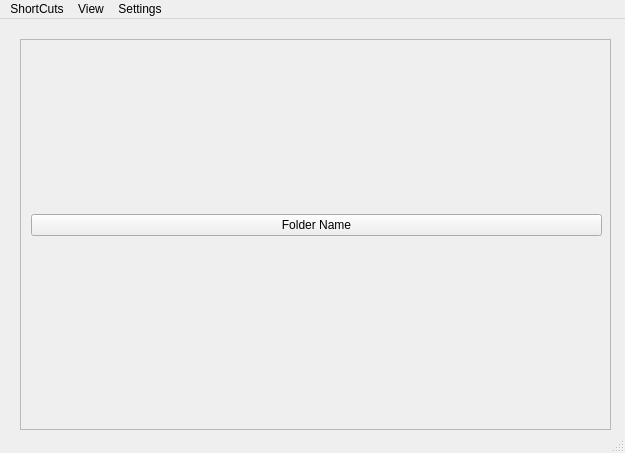
<?xml version="1.0" encoding="UTF-8"?>
<ui version="4.0">
 <class>MainWindow</class>
 <widget class="QMainWindow" name="MainWindow">
  <property name="geometry">
   <rect>
    <x>0</x>
    <y>0</y>
    <width>625</width>
    <height>453</height>
   </rect>
  </property>
  <property name="windowTitle">
   <string>Shortcut-Box</string>
  </property>
  <widget class="QWidget" name="centralwidget">
   <widget class="QScrollArea" name="scrollArea">
    <property name="geometry">
     <rect>
      <x>20</x>
      <y>20</y>
      <width>591</width>
      <height>391</height>
     </rect>
    </property>
    <property name="widgetResizable">
     <bool>true</bool>
    </property>
    <widget class="QWidget" name="scrollAreaWidgetContents">
     <property name="geometry">
      <rect>
       <x>0</x>
       <y>0</y>
       <width>589</width>
       <height>389</height>
      </rect>
     </property>
     <widget class="QWidget" name="gridLayoutWidget">
      <property name="geometry">
       <rect>
        <x>10</x>
        <y>0</y>
        <width>571</width>
        <height>371</height>
       </rect>
      </property>
      <layout class="QGridLayout" name="gridLayout">
       <item row="0" column="0">
        <widget class="QPushButton" name="folderBtn1">
         <property name="cursor">
          <cursorShape>PointingHandCursor</cursorShape>
         </property>
         <property name="acceptDrops">
          <bool>false</bool>
         </property>
         <property name="toolTip">
          <string extracomment="this is added Folder">this is added Folder</string>
         </property>
         <property name="whatsThis">
          <string>&lt;html&gt;&lt;head/&gt;&lt;body&gt;&lt;p&gt;Open Folder E:/tutorials&lt;/p&gt;&lt;/body&gt;&lt;/html&gt;</string>
         </property>
         <property name="text">
          <string>Folder Name</string>
         </property>
         <property name="checkable">
          <bool>false</bool>
         </property>
         <property name="autoRepeat">
          <bool>false</bool>
         </property>
         <property name="autoDefault">
          <bool>false</bool>
         </property>
        </widget>
       </item>
      </layout>
     </widget>
    </widget>
   </widget>
  </widget>
  <widget class="QStatusBar" name="statusbar"/>
  <widget class="QMenuBar" name="menubar">
   <property name="geometry">
    <rect>
     <x>0</x>
     <y>0</y>
     <width>625</width>
     <height>23</height>
    </rect>
   </property>
   <widget class="QMenu" name="menuShortCuts">
    <property name="title">
     <string>ShortCuts</string>
    </property>
    <addaction name="actionAdd_Shortcut_Folder"/>
    <addaction name="action_Shortcut_Application"/>
    <addaction name="action_Shortcut_WebLink"/>
    <addaction name="action_Shortcut_SSO_WebLink"/>
   </widget>
   <widget class="QMenu" name="menuSettings">
    <property name="title">
     <string>Settings</string>
    </property>
    <addaction name="actionReload"/>
    <addaction name="actionSave_Settings"/>
    <addaction name="actionSave_Credentials"/>
    <addaction name="actionShortCuts"/>
   </widget>
   <widget class="QMenu" name="menuView">
    <property name="title">
     <string>View</string>
    </property>
    <addaction name="actionQuick_Folders"/>
    <addaction name="actionQuick_Links"/>
    <addaction name="actionQuick_Applications"/>
   </widget>
   <addaction name="menuShortCuts"/>
   <addaction name="menuView"/>
   <addaction name="menuSettings"/>
  </widget>
  <action name="actionAdd_Shortcut_Folder">
   <property name="text">
    <string>+ Shortcut Folder</string>
   </property>
  </action>
  <action name="action_Shortcut_Application">
   <property name="text">
    <string>+ Shortcut Application</string>
   </property>
  </action>
  <action name="action_Shortcut_WebLink">
   <property name="text">
    <string>+ Shortcut WebLink</string>
   </property>
  </action>
  <action name="action_Shortcut_SSO_WebLink">
   <property name="text">
    <string>+ Shortcut SSO WebLink</string>
   </property>
  </action>
  <action name="actionReload">
   <property name="text">
    <string>Reload</string>
   </property>
  </action>
  <action name="actionSave_Settings">
   <property name="text">
    <string>Save Settings</string>
   </property>
  </action>
  <action name="actionShortCuts">
   <property name="text">
    <string>ShortCuts</string>
   </property>
  </action>
  <action name="actionQuick_Folders">
   <property name="text">
    <string>Quick Folders</string>
   </property>
  </action>
  <action name="actionQuick_Links">
   <property name="text">
    <string>Quick Links</string>
   </property>
  </action>
  <action name="actionQuick_Applications">
   <property name="text">
    <string>Quick Applications</string>
   </property>
  </action>
  <action name="actionSave_Credentials">
   <property name="text">
    <string>Save Credentials</string>
   </property>
  </action>
 </widget>
 <resources/>
 <connections/>
</ui>
